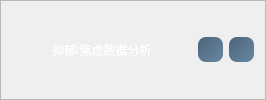
       <widget class="QFrame" name="frame_2">
        <property name="frameShape">
         <enum>QFrame::StyledPanel</enum>
        </property>
        <property name="frameShadow">
         <enum>QFrame::Raised</enum>
        </property>
        <layout class="QHBoxLayout" name="horizontalLayout_23">
         <item>
          <spacer name="horizontalSpacer_15">
           <property name="orientation">
            <enum>Qt::Horizontal</enum>
           </property>
           <property name="sizeHint" stdset="0">
            <size>
             <width>40</width>
             <height>20</height>
            </size>
           </property>
          </spacer>
         </item>
         <item>
          <widget class="QLabel" name="label_2">
           <property name="minimumSize">
            <size>
             <width>0</width>
             <height>0</height>
            </size>
           </property>
           <property name="maximumSize">
            <size>
             <width>16777215</width>
             <height>16777215</height>
            </size>
           </property>
           <property name="styleSheet">
            <string notr="true">color: rgb(255, 255, 255);
font: 75 22pt &quot;微软雅黑&quot;;</string>
           </property>
           <property name="text">
            <string>抑郁/焦虑数据分析</string>
           </property>
           <property name="alignment">
            <set>Qt::AlignCenter</set>
           </property>
          </widget>
         </item>
         <item>
          <spacer name="horizontalSpacer_17">
           <property name="orientation">
            <enum>Qt::Horizontal</enum>
           </property>
           <property name="sizeHint" stdset="0">
            <size>
             <width>40</width>
             <height>20</height>
            </size>
           </property>
          </spacer>
         </item>
         <item>
          <widget class="QPushButton" name="pbhide_6">
           <property name="minimumSize">
            <size>
             <width>25</width>
             <height>25</height>
            </size>
           </property>
           <property name="maximumSize">
            <size>
             <width>25</width>
             <height>25</height>
            </size>
           </property>
           <property name="mouseTracking">
            <bool>false</bool>
           </property>
           <property name="styleSheet">
            <string notr="true">QPushButton {
	background-color: qlineargradient(spread:pad, x1:0, y1:0, x2:0.988827, y2:0.982955, stop:0 rgba(75, 100, 120, 255), stop:1 rgba(104, 135, 163, 255));
	border-radius: 8px;  
}
QPushButton:hover {
   background: rgb(196,43,28);
}</string>
           </property>
           <property name="text">
            <string/>
           </property>
           <property name="icon">
            <iconset resource="../db_master.qrc">
             <normaloff>:/icon/res/最小化.png</normaloff>:/icon/res/最小化.png</iconset>
           </property>
           <property name="iconSize">
            <size>
             <width>20</width>
             <height>20</height>
            </size>
           </property>
          </widget>
         </item>
         <item>
          <widget class="QPushButton" name="pbClose_5">
           <property name="sizePolicy">
            <sizepolicy hsizetype="Fixed" vsizetype="Fixed">
             <horstretch>0</horstretch>
             <verstretch>0</verstretch>
            </sizepolicy>
           </property>
           <property name="minimumSize">
            <size>
             <width>25</width>
             <height>25</height>
            </size>
           </property>
           <property name="maximumSize">
            <size>
             <width>25</width>
             <height>25</height>
            </size>
           </property>
           <property name="mouseTracking">
            <bool>true</bool>
           </property>
           <property name="styleSheet">
            <string notr="true">QPushButton {
	background-color: qlineargradient(spread:pad, x1:0, y1:0, x2:0.988827, y2:0.982955, stop:0 rgba(75, 100, 120, 255), stop:1 rgba(104, 135, 163, 255));
	border-radius: 8px;  
}
QPushButton:hover {
   background: rgb(196,43,28);
}</string>
           </property>
           <property name="text">
            <string/>
           </property>
           <property name="icon">
            <iconset resource="../db_master.qrc">
             <normaloff>:/icon/res/关闭.png</normaloff>:/icon/res/关闭.png</iconset>
           </property>
           <property name="iconSize">
            <size>
             <width>20</width>
             <height>20</height>
            </size>
           </property>
           <property name="flat">
            <bool>false</bool>
           </property>
          </widget>
         </item>
        </layout>
       </widget>
